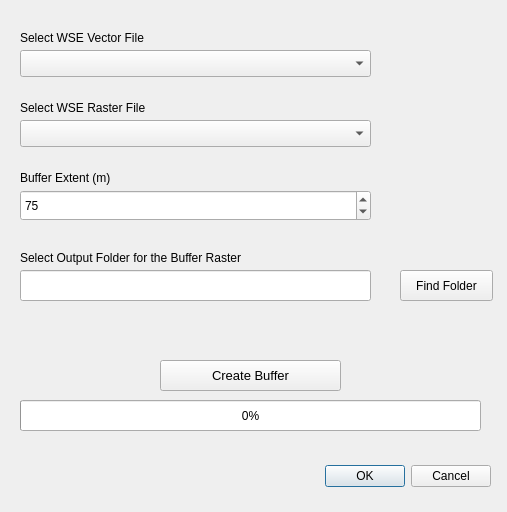
<?xml version="1.0" encoding="UTF-8"?>
<ui version="4.0">
 <class>GWBuffRasterDialogBase</class>
 <widget class="QDialog" name="GWBuffRasterDialogBase">
  <property name="geometry">
   <rect>
    <x>0</x>
    <y>0</y>
    <width>507</width>
    <height>512</height>
   </rect>
  </property>
  <property name="windowTitle">
   <string>Groundwater Buffer Raster</string>
  </property>
  <widget class="QDialogButtonBox" name="button_box">
   <property name="geometry">
    <rect>
     <x>150</x>
     <y>460</y>
     <width>341</width>
     <height>32</height>
    </rect>
   </property>
   <property name="orientation">
    <enum>Qt::Horizontal</enum>
   </property>
   <property name="standardButtons">
    <set>QDialogButtonBox::Cancel|QDialogButtonBox::Ok</set>
   </property>
  </widget>
  <widget class="QLabel" name="label">
   <property name="geometry">
    <rect>
     <x>20</x>
     <y>30</y>
     <width>181</width>
     <height>16</height>
    </rect>
   </property>
   <property name="font">
    <font>
     <family>Arial</family>
     <pointsize>9</pointsize>
    </font>
   </property>
   <property name="text">
    <string>Select WSE Vector File</string>
   </property>
  </widget>
  <widget class="QLabel" name="label_2">
   <property name="geometry">
    <rect>
     <x>20</x>
     <y>100</y>
     <width>181</width>
     <height>16</height>
    </rect>
   </property>
   <property name="font">
    <font>
     <family>Arial</family>
     <pointsize>9</pointsize>
    </font>
   </property>
   <property name="text">
    <string>Select WSE Raster File</string>
   </property>
  </widget>
  <widget class="QLabel" name="label_3">
   <property name="geometry">
    <rect>
     <x>20</x>
     <y>170</y>
     <width>181</width>
     <height>16</height>
    </rect>
   </property>
   <property name="font">
    <font>
     <family>Arial</family>
     <pointsize>9</pointsize>
    </font>
   </property>
   <property name="text">
    <string>Buffer Extent (m)</string>
   </property>
  </widget>
  <widget class="QLabel" name="label_4">
   <property name="geometry">
    <rect>
     <x>20</x>
     <y>250</y>
     <width>321</width>
     <height>16</height>
    </rect>
   </property>
   <property name="font">
    <font>
     <family>Arial</family>
     <pointsize>9</pointsize>
    </font>
   </property>
   <property name="text">
    <string>Select Output Folder for the Buffer Raster</string>
   </property>
  </widget>
  <widget class="QPushButton" name="FindBuffFold_Button">
   <property name="geometry">
    <rect>
     <x>400</x>
     <y>270</y>
     <width>93</width>
     <height>31</height>
    </rect>
   </property>
   <property name="text">
    <string>Find Folder</string>
   </property>
  </widget>
  <widget class="QLineEdit" name="FindBuffFold_LineEdit">
   <property name="geometry">
    <rect>
     <x>20</x>
     <y>270</y>
     <width>351</width>
     <height>31</height>
    </rect>
   </property>
   <property name="font">
    <font>
     <family>Arial</family>
     <pointsize>8</pointsize>
    </font>
   </property>
   <property name="placeholderText">
    <string/>
   </property>
  </widget>
  <widget class="QPushButton" name="Process_Button">
   <property name="geometry">
    <rect>
     <x>160</x>
     <y>360</y>
     <width>181</width>
     <height>31</height>
    </rect>
   </property>
   <property name="font">
    <font>
     <pointsize>10</pointsize>
    </font>
   </property>
   <property name="text">
    <string>Create Buffer</string>
   </property>
  </widget>
  <widget class="QProgressBar" name="Pbar">
   <property name="geometry">
    <rect>
     <x>20</x>
     <y>400</y>
     <width>461</width>
     <height>31</height>
    </rect>
   </property>
   <property name="value">
    <number>0</number>
   </property>
  </widget>
  <widget class="QLabel" name="Error_Message_Label">
   <property name="geometry">
    <rect>
     <x>30</x>
     <y>330</y>
     <width>441</width>
     <height>16</height>
    </rect>
   </property>
   <property name="text">
    <string/>
   </property>
  </widget>
  <widget class="QgsMapLayerComboBox" name="Vector_MapLayer_ComboBox">
   <property name="geometry">
    <rect>
     <x>20</x>
     <y>50</y>
     <width>351</width>
     <height>27</height>
    </rect>
   </property>
  </widget>
  <widget class="QgsMapLayerComboBox" name="Raster_MapLayer_ComboBox">
   <property name="geometry">
    <rect>
     <x>20</x>
     <y>120</y>
     <width>351</width>
     <height>27</height>
    </rect>
   </property>
  </widget>
  <widget class="QSpinBox" name="spinBox_ext">
   <property name="geometry">
    <rect>
     <x>20</x>
     <y>190</y>
     <width>351</width>
     <height>31</height>
    </rect>
   </property>
   <property name="maximum">
    <number>9999</number>
   </property>
   <property name="value">
    <number>75</number>
   </property>
   <property name="displayIntegerBase">
    <number>10</number>
   </property>
  </widget>
 </widget>
 <customwidgets>
  <customwidget>
   <class>QgsMapLayerComboBox</class>
   <extends>QComboBox</extends>
   <header>qgsmaplayercombobox.h</header>
  </customwidget>
 </customwidgets>
 <resources/>
 <connections>
  <connection>
   <sender>button_box</sender>
   <signal>accepted()</signal>
   <receiver>GWBuffRasterDialogBase</receiver>
   <slot>accept()</slot>
   <hints>
    <hint type="sourcelabel">
     <x>20</x>
     <y>20</y>
    </hint>
    <hint type="destinationlabel">
     <x>20</x>
     <y>20</y>
    </hint>
   </hints>
  </connection>
  <connection>
   <sender>button_box</sender>
   <signal>rejected()</signal>
   <receiver>GWBuffRasterDialogBase</receiver>
   <slot>reject()</slot>
   <hints>
    <hint type="sourcelabel">
     <x>20</x>
     <y>20</y>
    </hint>
    <hint type="destinationlabel">
     <x>20</x>
     <y>20</y>
    </hint>
   </hints>
  </connection>
 </connections>
</ui>
